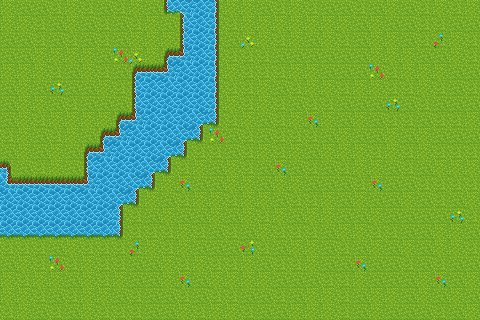

Rendered tile map (Tiled .tmx) drawn with the repository's tilesets; below, a short description and the full map source, tile grids included:
An orthogonal 30x20 tile map with 16x16 px tiles, 1 tile layer (Tiles), 2 tilesets and 84 objects.

<map version="1.9" tiledversion="1.9.2" orientation="orthogonal" renderorder="right-down" width="30" height="20" tilewidth="16" tileheight="16" infinite="0" nextlayerid="3" nextobjectid="103">
 <tileset firstgid="1" source="forest.tsx" />
 <tileset firstgid="235" source="forest-objects.tsx" />
 <layer id="1" name="Tiles" width="30" height="20">
  <data encoding="csv">
58,32,32,6,58,6,32,6,58,32,61,167,36,37,58,58,32,6,58,6,32,32,6,32,58,32,6,58,6,58,
58,58,6,32,58,32,6,32,6,58,32,35,36,37,6,58,58,58,58,58,58,58,32,58,32,32,6,6,32,32,
32,32,6,32,6,32,6,32,58,58,58,35,36,37,32,59,58,6,58,32,58,6,32,58,58,32,6,8,58,6,
32,32,58,58,58,58,32,33,59,58,9,219,36,37,6,6,6,32,32,32,32,32,32,58,58,58,32,32,58,6,
58,58,58,6,32,58,6,32,9,10,219,36,36,37,58,6,6,6,58,58,32,32,32,33,6,58,58,58,32,32,
32,58,32,34,32,32,58,6,35,36,36,36,36,37,6,6,58,32,6,58,58,6,58,58,6,6,58,6,32,6,
32,58,58,32,6,32,32,32,35,36,36,36,36,37,58,6,58,6,32,6,6,32,32,32,34,32,6,32,32,32,
32,58,6,58,58,58,58,9,219,36,36,36,165,141,6,58,32,6,58,60,58,32,58,32,6,6,32,6,6,58,
6,58,32,6,58,32,9,219,36,36,36,165,141,33,32,6,32,6,6,6,32,58,32,32,58,32,58,32,32,32,
32,58,32,58,32,9,219,36,36,36,165,141,6,6,32,6,58,6,58,32,58,58,58,6,58,6,58,6,6,6,
11,32,6,58,32,35,36,36,36,165,141,6,58,32,58,6,32,60,32,6,32,6,58,58,32,6,32,58,58,58,
217,10,10,10,10,219,36,36,165,141,58,60,32,32,58,58,32,58,58,32,32,32,6,60,32,32,6,6,6,6,
36,36,36,36,36,36,36,165,141,58,32,6,58,58,6,58,58,32,6,6,58,32,58,32,32,58,32,6,32,58,
36,36,36,36,36,36,36,115,6,32,58,32,32,58,32,58,6,58,32,58,58,32,32,58,32,32,32,32,34,6,
62,62,62,62,62,62,62,141,6,6,6,58,6,32,6,32,58,6,6,6,32,58,58,6,6,32,32,58,58,32,
6,6,6,32,58,6,6,6,8,58,6,58,32,32,32,7,6,32,58,58,32,6,32,58,32,58,32,58,58,6,
32,58,6,33,6,58,6,6,32,32,58,6,58,6,6,58,32,6,6,58,32,32,60,32,32,6,32,6,32,32,
58,6,58,58,32,58,6,58,32,32,58,60,32,58,58,58,58,32,32,32,6,6,58,32,32,32,58,60,32,58,
58,58,6,32,6,58,58,32,6,32,32,6,32,6,6,32,32,6,32,58,58,6,32,58,58,32,58,32,58,32,
6,58,32,6,32,58,6,6,6,32,32,58,6,58,58,6,32,32,58,58,58,6,32,58,32,32,32,6,32,58
</data>
 </layer>
 <objectgroup id="2" name="Objects">
  <object id="11" template="templates/rockLarge.tx" x="176" y="176" />
  <object id="12" template="templates/rockLarge.tx" x="192" y="160" />
  <object id="13" template="templates/rockLarge.tx" x="192" y="176" />
  <object id="14" template="templates/rockLarge.tx" x="185.5" y="166" />
  <object id="15" template="templates/rockSmall.tx" x="204.5" y="161.5" />
  <object id="16" template="templates/rockSmall.tx" x="206" y="165" />
  <object id="17" template="templates/treeLight.tx" x="32" y="96" />
  <object id="18" template="templates/treeLight.tx" x="48" y="80" />
  <object id="19" template="templates/treeLight.tx" x="64" y="96" />
  <object id="20" template="templates/treeLight.tx" x="48" y="112" />
  <object id="21" template="templates/treeLight.tx" x="32" y="128" />
  <object id="22" template="templates/treeLight.tx" x="64" y="128" />
  <object id="23" template="templates/treeLight.tx" x="48" y="144" />
  <object id="24" template="templates/treeLight.tx" x="64" y="160" />
  <object id="25" template="templates/treeLight.tx" x="48" y="176" />
  <object id="26" template="templates/treeLight.tx" x="32" y="160" />
  <object id="27" template="templates/treeLight.tx" x="16" y="176" />
  <object id="28" template="templates/treeLight.tx" x="16" y="144" />
  <object id="29" template="templates/treeLight.tx" x="16" y="112" />
  <object id="30" template="templates/treeLight.tx" x="16" y="80" />
  <object id="31" template="templates/treeLight.tx" x="32" y="64" />
  <object id="32" template="templates/treeLight.tx" x="80" y="80" />
  <object id="33" template="templates/treeLight.tx" x="96" y="96" />
  <object id="34" template="templates/treeLight.tx" x="112" y="80" />
  <object id="35" template="templates/treeLight.tx" x="128" y="64" />
  <object id="36" template="templates/treeLight.tx" x="144" y="48" />
  <object id="37" template="templates/treeLight.tx" x="144" y="32" />
  <object id="38" template="templates/treeLight.tx" x="144" y="16" />
  <object id="39" template="templates/treeLight.tx" x="48" y="48" />
  <object id="40" template="templates/treeLight.tx" x="96" y="32" />
  <object id="42" template="templates/treeLight.tx" x="0" y="48" />
  <object id="43" template="templates/treeLight.tx" x="0" y="96" />
  <object id="44" template="templates/treeLight.tx" x="0" y="128" />
  <object id="45" template="templates/treeLight.tx" x="0" y="160" />
  <object id="46" template="templates/treeLight.tx" x="64" y="48" />
  <object id="47" template="templates/treeLight.tx" x="96" y="48" />
  <object id="48" template="templates/treeLight.tx" x="112" y="32" />
  <object id="49" template="templates/treeLight.tx" x="64" y="16" />
  <object id="50" template="templates/treeLight.tx" x="16" y="32" />
  <object id="51" template="templates/treeDark.tx" x="0" y="64" />
  <object id="52" template="templates/treeDark.tx" x="32" y="80" />
  <object id="53" template="templates/treeDark.tx" x="48" y="64" />
  <object id="54" template="templates/treeDark.tx" x="80" y="48" />
  <object id="55" template="templates/treeDark.tx" x="96" y="64" />
  <object id="56" template="templates/treeDark.tx" x="64" y="64" />
  <object id="57" template="templates/treeDark.tx" x="80" y="64" />
  <object id="58" template="templates/treeDark.tx" x="64" y="80" />
  <object id="59" template="templates/treeDark.tx" x="80" y="112" />
  <object id="60" template="templates/treeDark.tx" x="48" y="96" />
  <object id="61" template="templates/treeDark.tx" x="96" y="80" />
  <object id="62" template="templates/treeDark.tx" x="112" y="48" />
  <object id="63" template="templates/treeDark.tx" x="128" y="32" />
  <object id="64" template="templates/treeDark.tx" x="80" y="16" />
  <object id="65" template="templates/treeDark.tx" x="64" y="32" />
  <object id="66" template="templates/treeDark.tx" x="32" y="16" />
  <object id="67" template="templates/treeDark.tx" x="48" y="32" />
  <object id="68" template="templates/treeDark.tx" x="32" y="48" />
  <object id="69" template="templates/treeDark.tx" x="16" y="48" />
  <object id="74" template="templates/treeDark.tx" x="320" y="96" />
  <object id="75" template="templates/treeDark.tx" x="336" y="112" />
  <object id="76" template="templates/treeDark.tx" x="336" y="96" />
  <object id="78" template="templates/treeDark.tx" x="352" y="80" />
  <object id="81" template="templates/treeLight.tx" x="352" y="96" />
  <object id="82" template="templates/treeLight.tx" x="352" y="112" />
  <object id="83" template="templates/treeLight.tx" x="256" y="208" />
  <object id="84" template="templates/treeLight.tx" x="352" y="240" />
  <object id="85" template="templates/treeLight.tx" x="272" y="304" />
  <object id="86" template="templates/treeLight.tx" x="304" y="288" />
  <object id="87" template="templates/treeLight.tx" x="288" y="224" />
  <object id="88" template="templates/rockSmall.tx" x="179" y="270" />
  <object id="89" template="templates/rockSmall.tx" x="185.5" y="264.5" />
  <object id="90" template="templates/rockSmall.tx" x="188.5" y="271.5" />
  <object id="91" template="templates/rockSmall.tx" x="272" y="112" />
  <object id="92" template="templates/rockSmall.tx" x="336" y="176" />
  <object id="93" template="templates/rockSmall.tx" x="352" y="304" />
  <object id="94" template="templates/rockSmall.tx" x="32" y="288" />
  <object id="95" template="templates/rockSmall.tx" x="80" y="304" />
  <object id="96" template="templates/rockSmall.tx" x="64" y="256" />
  <object id="97" template="templates/rockSmall.tx" x="16" y="256" />
  <object id="98" template="templates/lamppost.tx" x="144" y="208" />
  <object id="99" template="templates/lamppost.tx" x="208" y="144" />
  <object id="100" template="templates/lamppost.tx" x="224" y="80" />
  <object id="101" template="templates/lamppost.tx" x="224" y="256" />
  <object id="102" template="templates/lamppost.tx" x="96" y="128" />
 </objectgroup>
</map>